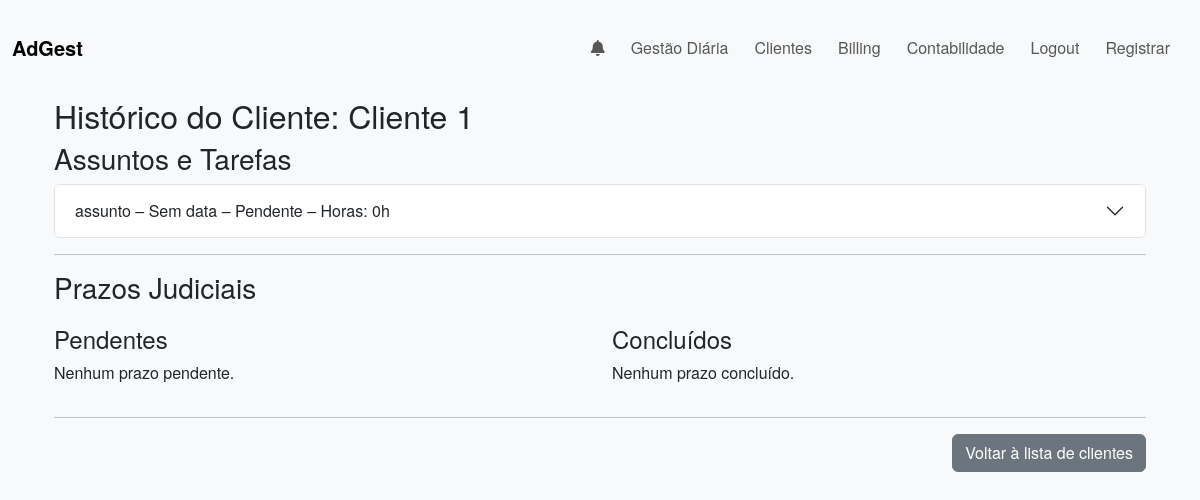
The app's page /historico/1 (signed in), older data.
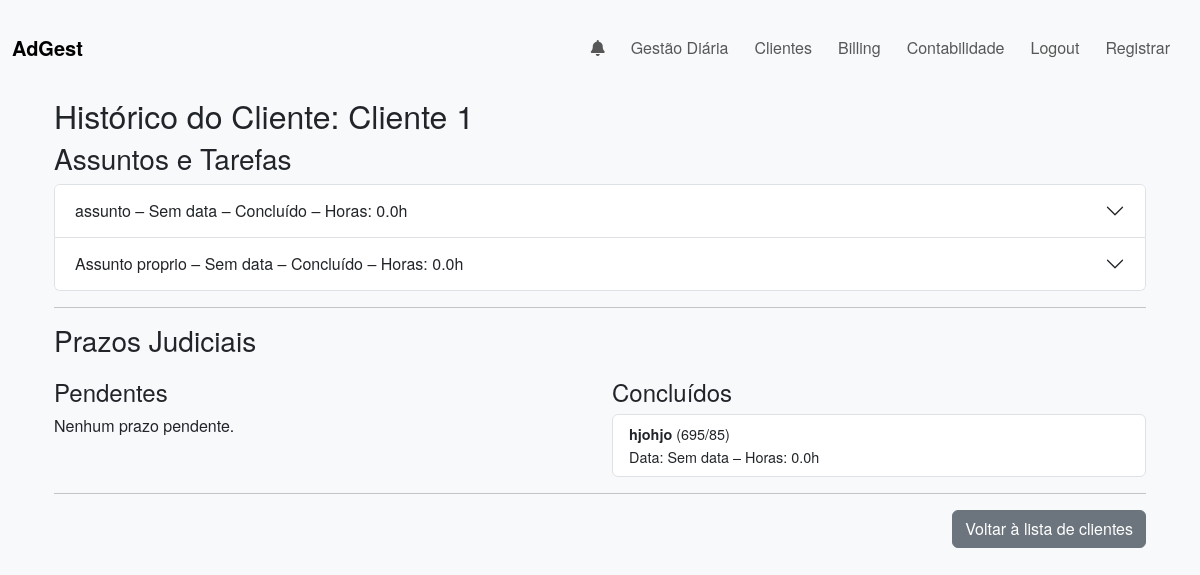
The same page, newer data.
### app/models.py (models this page shows, shortened)
class Assunto(db.Model):
    __tablename__ = 'assuntos'
    id = db.Column(db.Integer, primary_key=True)
    user_id = db.Column(db.Integer, db.ForeignKey('users.id'), nullable=False)  # Dono
    client_id = db.Column(db.Integer, db.ForeignKey('clients.id'), nullable=False)
    nome_assunto = db.Column(db.String(100), nullable=False)
    due_date = db.Column(db.Date, nullable=True)
    sort_order = db.Column(db.Integer, default=0)
    horas_assunto = db.Column(db.Float, default=0.0)
    is_completed = db.Column(db.Boolean, default=False)
    is_billed = db.Column(db.Boolean, default=False)
    completed_by = db.Column(db.Integer, db.ForeignKey('users.id'), nullable=True)
    tarefas = db.relationship('Tarefa', backref='assunto', cascade="all, delete-orphan", lazy='dynamic')
    shared_with = db.relationship(
        'User',
        secondary=shared_assuntos,
        backref=db.backref('shared_assuntos', lazy='dynamic', overlaps="assuntos_compartilhados,compartilhados"),
        lazy='dynamic',
        overlaps="assuntos_compartilhados,compartilhados"
    )
    user = db.relationship("User", backref="assuntos_criados", foreign_keys=lambda: [Assunto.__table__.c.user_id])

class PrazoJudicial(db.Model):
    __tablename__ = 'prazos_judiciais'
    id = db.Column(db.Integer, primary_key=True)
    user_id = db.Column(db.Integer, db.ForeignKey('users.id'), nullable=False)
    client_id = db.Column(db.Integer, db.ForeignKey('clients.id'), nullable=False)
    assunto = db.Column(db.String(100), nullable=False)
    processo = db.Column(db.String(100), nullable=False)
    prazo = db.Column(db.Date, nullable=True)
    comentarios = db.Column(db.Text, nullable=True)
    status = db.Column(db.Boolean, default=False)
    horas = db.Column(db.Float, default=0.0)
    is_billed = db.Column(db.Boolean, default=False)
    data_conclusao = db.Column(db.Date, nullable=True)
    completed_by = db.Column(db.Integer, db.ForeignKey('users.id'), nullable=True)
    client = db.relationship('Client', backref='prazos_judiciais')
    shared_with = db.relationship(
        'User',
        secondary=shared_prazos,
        backref=db.backref('shared_prazos', lazy='dynamic', overlaps="prazos_compartilhados,compartilhados"),
        lazy='dynamic',
        overlaps="prazos_compartilhados,compartilhados"
    )
    user = db.relationship("User", backref="prazos_criados", foreign_keys=lambda: [PrazoJudicial.__table__.c.user_id])

### app/routes.py (the view)
@main.route('/historico/<int:client_id>')
@login_required
def historico_cliente(client_id):
    client = Client.query.get_or_404(client_id)
    assuntos_concluidos = [assunto for assunto in client.assuntos if assunto.is_completed]
    assuntos_pendentes = [assunto for assunto in client.assuntos if not assunto.is_completed]
    prazos_concluidos = [prazo for prazo in client.prazos_judiciais if prazo.status]
    prazos_pendentes = [prazo for prazo in client.prazos_judiciais if not prazo.status]
    tarefas_concluidas = []
    tarefas_pendentes = []
    for assunto in client.assuntos:
        for tarefa in assunto.tarefas:
            if tarefa.is_completed:
                tarefas_concluidas.append(tarefa)
            else:
                tarefas_pendentes.append(tarefa)
    return render_template(
        'historico.html',
        client=client,
        assuntos_concluidos=assuntos_concluidos,
        assuntos_pendentes=assuntos_pendentes,
        prazos_concluidos=prazos_concluidos,
        prazos_pendentes=prazos_pendentes,
        tarefas_concluidas=tarefas_concluidas,
        tarefas_pendentes=tarefas_pendentes
    )

### app/routes.py (called while the page is built)
@main.context_processor
def inject_notifications():
    if current_user.is_authenticated:
        notifs_nao_lidas = Notification.query.filter_by(
            user_id=current_user.id, is_read=False
        ).order_by(Notification.timestamp.desc()).all()
        unread = len(notifs_nao_lidas)
        return dict(notifications=notifs_nao_lidas, unread_count=unread)
    return dict(notifications=[], unread_count=0)

### app/templates/historico.html (shortened to what this page needs)
{% extends "base.html" %}
{% block content %}
<div class="container">
  <h2>Histórico do Cliente: {{ client.name }}</h2>
  <h3>Assuntos e Tarefas</h3>
  {% if client.assuntos %}
    <div class="accordion" id="accordionAssuntos">
      {% for assunto in client.assuntos %}
        <div class="accordion-item">
          <h2 class="accordion-header" id="headingAssunto{{ assunto.id }}">
            <button class="accordion-button collapsed" type="button" data-bs-toggle="collapse" data-bs-target="#collapseAssunto{{ assunto.id }}" aria-expanded="false" aria-controls="collapseAssunto{{ assunto.id }}">
              {{ assunto.nome_assunto }} –
              {% if assunto.due_date %}{{ assunto.due_date.strftime('%d/%m/%Y') }}{% else %}Sem data{% endif %} –
              {{ 'Concluído' if assunto.is_completed else 'Pendente' }} –
              Horas: {{ assunto.tarefas|map(attribute='horas')|sum }}h
            </button>
          </h2>
        </div>
      {% endfor %}
    </div>
  {% else %}
    <p>Nenhum assunto cadastrado.</p>
  {% endif %}
  <hr>
  <h3>Prazos Judiciais</h3>
  <div class="row">
    <div class="col-md-6">
      <h4>Pendentes</h4>
      {% set prazos_pendentes = client.prazos_judiciais | selectattr("status", "equalto", False) | list %}
      {% if prazos_pendentes %}
        <ul class="list-group">
          {% for prazo in prazos_pendentes %}
            <li class="list-group-item">
              <strong>{{ prazo.assunto }}</strong> ({{ prazo.processo }})<br>
              Data: {% if prazo.prazo %}{{ prazo.prazo.strftime('%d/%m/%Y') }}{% else %}Sem data{% endif %} –
              Horas: {{ prazo.horas }}h
            </li>
          {% endfor %}
        </ul>
      {% else %}
        <p>Nenhum prazo pendente.</p>
      {% endif %}
    </div>
    <div class="col-md-6">
      <h4>Concluídos</h4>
      {% set prazos_concluidos = client.prazos_judiciais | selectattr("status", "equalto", True) | list %}
      {% if prazos_concluidos %}
        <ul class="list-group">
          {% for prazo in prazos_concluidos %}
            <li class="list-group-item">
              <strong>{{ prazo.assunto }}</strong> ({{ prazo.processo }})<br>
              Data: {% if prazo.prazo %}{{ prazo.prazo.strftime('%d/%m/%Y') }}{% else %}Sem data{% endif %} –
              Horas: {{ prazo.horas }}h
            </li>
          {% endfor %}
        </ul>
      {% else %}
        <p>Nenhum prazo concluído.</p>
      {% endif %}
    </div>
  </div>
  <hr>
  <div class="text-end">
    <a href="{{ url_for('main.clientes') }}" class="btn btn-secondary">Voltar à lista de clientes</a>
  </div>
</div>
{% endblock %}

Row changes from the older to the newer data that the page shows:
changed Assunto "assunto": is_completed "Pendente" → "Concluído"; tarefas|map "0" → "0.0"
added Assunto: nome_assunto "Assunto proprio", shows "Sem data", is_completed "Concluído", tarefas|map "0.0"
added PrazoJudicial: assunto "hjohjo", processo "695/85", shows "Sem data", horas "0.0"
Text that changed along with them:
text no longer shown: "Nenhum prazo concluído."
